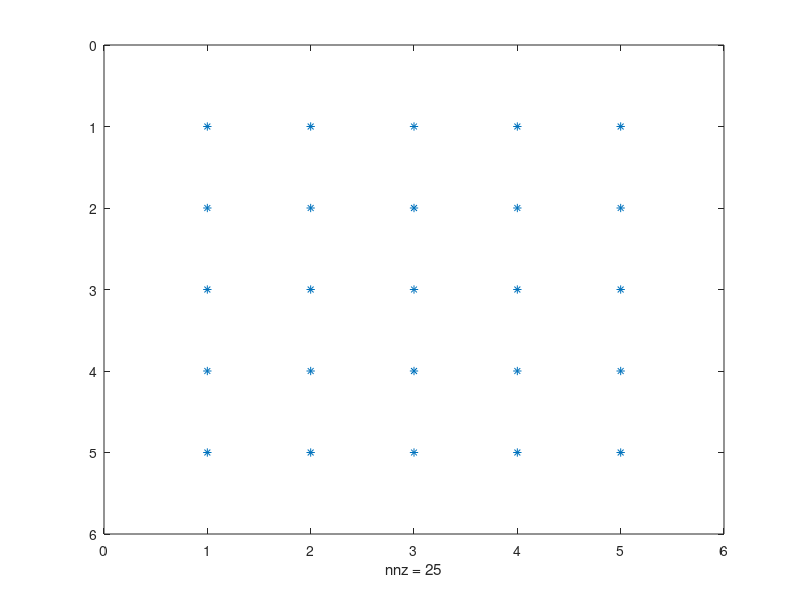

Write MATLAB code to recreate this figure.
% Macierz nxm - wizualizacja
A = [
    0.8235    0.7655    0.7547    0.9597    0.6991;
    0.6948    0.7952    0.2760    0.3404    0.8909;
    0.3171    0.1869    0.6797    0.5853    0.9593;
    0.9502    0.4898    0.6551    0.2238    0.5472;
    0.0344    0.4456    0.1626    0.7513    0.1386;
    0.4387    0.6463    0.1190    0.2551    0.1493;
    0.3816    0.7094    0.4984    0.5060    0.2575
    ];

n = 7;
m = 5;
% A = rand(n, m);
disp("Macierz A");
disp(A);
spy(A);


% Macierz AA^T
At = A.';
AA_T = A * At;
disp("Macierz AA^T");
disp(AA_T);
spy(AA_T);

% wartości i wektory własne
[eigenVectors, eigenValues] = eig(AA_T);

lambda = diag(eigenValues);
[lambda_sorted, idx] = sort(lambda, 'descend');

% uporządkowana macierz wektorów własnych U
U = eigenVectors(:, idx);
% macierz diagonalna S
S = zeros(n, m);
for i = 1:min(n,m)
    S(i,i) = sqrt(lambda_sorted(i));
end

disp("Macierz U");
disp(U);
disp("Macierz S");
disp(S);


% macierz V = A^T x U x S^-1
V = zeros(m);
for i = 1:m
    if S(i,i) > 1e-10
        V(:,i) = (A' * U(:,i)) / S(i,i);
    end
end
disp("Macierz V");
disp(V);
spy(V);
disp("Macierz V^T");
disp(V');
